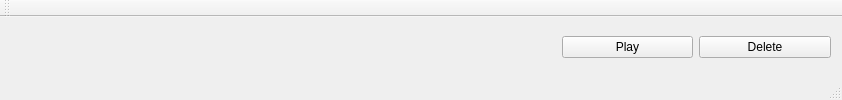
<?xml version="1.0" encoding="UTF-8"?>
<ui version="4.0">
 <class>GameTile</class>
 <widget class="QMainWindow" name="GameTile">
  <property name="geometry">
   <rect>
    <x>0</x>
    <y>0</y>
    <width>842</width>
    <height>100</height>
   </rect>
  </property>
  <property name="windowTitle">
   <string>MainWindow</string>
  </property>
  <widget class="QWidget" name="centralWidget">
   <layout class="QHBoxLayout" name="horizontalLayout_2">
    <item>
     <widget class="QLabel" name="event">
      <property name="text">
       <string/>
      </property>
     </widget>
    </item>
    <item>
     <widget class="QLabel" name="white">
      <property name="text">
       <string/>
      </property>
     </widget>
    </item>
    <item>
     <widget class="QLabel" name="black">
      <property name="text">
       <string/>
      </property>
     </widget>
    </item>
    <item>
     <widget class="QLabel" name="round">
      <property name="text">
       <string/>
      </property>
     </widget>
    </item>
    <item>
     <widget class="QPushButton" name="play">
      <property name="text">
       <string>Play</string>
      </property>
     </widget>
    </item>
    <item>
     <widget class="QPushButton" name="del">
      <property name="text">
       <string>Delete</string>
      </property>
     </widget>
    </item>
   </layout>
  </widget>
  <widget class="QMenuBar" name="menuBar">
   <property name="geometry">
    <rect>
     <x>0</x>
     <y>0</y>
     <width>842</width>
     <height>19</height>
    </rect>
   </property>
  </widget>
  <widget class="QToolBar" name="mainToolBar">
   <attribute name="toolBarArea">
    <enum>TopToolBarArea</enum>
   </attribute>
   <attribute name="toolBarBreak">
    <bool>false</bool>
   </attribute>
  </widget>
  <widget class="QStatusBar" name="statusBar"/>
 </widget>
 <layoutdefault spacing="6" margin="11"/>
 <resources/>
 <connections/>
</ui>
